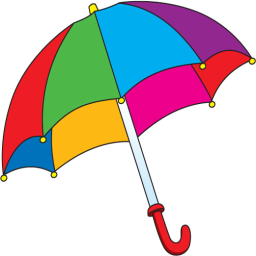
%> input picture lab9/umbrealla.png, 256 x 256 px
$ octave zad2.m   (GNU Octave 9; MATLAB toolbox functions it lacks are replaced by stand-ins)
%> lines starting %> are read from the running program, lines starting %| are printed output that depends on the picture; in (x1, y1, x2, y2) boxes, pixels count from 0 and x2, y2 are one past the last pixel; in counts of white or black regions, pixels touching at a corner belong together; the program's own positions count from 1
close all;
clearvars;
clc;

image = imread('umbrealla.png');
%> image is the input picture: size 256x256x3 uint8; mean R, G, B 203, 192.6, 193.8
figure();
imshow(image);

image = double(rgb2hsv(image));
%> image: size 256x256x3 double; mean H, S, V 0.268, 0.343, 0.916
imageH = image(:,:,1);
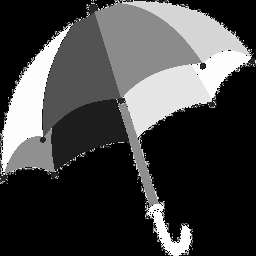
%> imageH: size 256x256 double; min 0, max 0.999, mean 0.268
[Y, X] = size(imageH);
%> Y = 256; X = 256

%%
global sTh window_min_size segRes MRes index;
sTh = 0.05;
window_min_size = 4;
segRes = zeros(Y,X);
MRes = zeros(Y,X);
index = 0;


%%
split(imageH,1,1,Y,X);
%> in split, `meanH = mean(part(:));`: meanH = 0.268
%> in split, `stdH = std(part(:));`: stdH = 0.36
%> call 2 of split, with y1 = 1, x1 = 1, y2 = 128, x2 = 128
%> in split (call 2), `part = I(y1:y2,x1:x2);`:
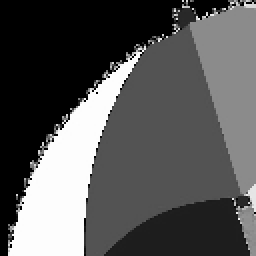
%> part: size 128x128 double (shown 2 times larger); min 0, max 0.998, mean 0.342
%> in split (call 2), `meanH = mean(part(:));`: meanH = 0.342
%> in split (call 2), `stdH = std(part(:));`: stdH = 0.332
%> in split (call 4), `part = I(y1:y2,x1:x2);`: part: size 32x32 double; every value is 0
%> in split (call 4), `segRes(y1:y2,x1:x2) = index;`: segRes: size 256x256 double; every value is 0
%> in split (call 8), `segRes(y1:y2,x1:x2) = index;`: segRes: size 256x256 double; min 0, max 3, mean 0.0247
%> in split (call 10), `segRes(y1:y2,x1:x2) = index;`: segRes: size 256x256 double; min 0, max 4, mean 0.0286
%> in split (call 11), `segRes(y1:y2,x1:x2) = index;`: segRes: size 256x256 double; min 0, max 5, mean 0.0336
%> in split (call 13), `segRes(y1:y2,x1:x2) = index;`: segRes: size 256x256 double; min 0, max 6, mean 0.035
%> in split (call 14), `segRes(y1:y2,x1:x2) = index;`: segRes: size 256x256 double; min 0, max 7, mean 0.0368
%> in split (call 15), `segRes(y1:y2,x1:x2) = index;`: segRes: size 256x256 double; min 0, max 8, mean 0.0388
%> in split (call 16), `part = I(y1:y2,x1:x2);`: part = [0 0 0 0; 0 0 0 0; 0 0 0 0; 0 0 0 0.5]
%> in split (call 16), `meanH = mean(part(:));`: meanH = 0.0312
%> in split (call 16), `stdH = std(part(:));`: stdH = 0.125
%> in split (call 16), `segRes(y1:y2,x1:x2) = index;`: segRes: size 256x256 double; min 0, max 9, mean 0.041
%> in split (call 16), `MRes(y1:y2,x1:x2) = meanH;`:
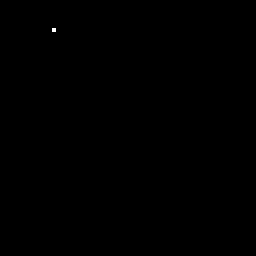
%> MRes: size 256x256 double; values 0 (black) and 0.0312 (white), 0.02% white; 1 white region (1 under 20 px)
%> in split (call 18), `segRes(y1:y2,x1:x2) = index;`: segRes: size 256x256 double; min 0, max 10, mean 0.0434
%> in split (call 19), `segRes(y1:y2,x1:x2) = index;`: segRes: size 256x256 double; min 0, max 11, mean 0.0461
%> in split (call 19), `MRes(y1:y2,x1:x2) = meanH;`: MRes: size 256x256 double; 0.03% of pixels changed, all inside (x1, y1, x2, y2) = (59, 24, 64, 28)
%> in split (call 20), `segRes(y1:y2,x1:x2) = index;`: segRes: size 256x256 double; min 0, max 12, mean 0.0491
%> in split (call 20), `MRes(y1:y2,x1:x2) = meanH;`: MRes: size 256x256 double; min 0, max 0.12, mean 5.47e-05
%> in split (call 21), `segRes(y1:y2,x1:x2) = index;`: segRes: size 256x256 double; min 0, max 13, mean 0.0522
%> in split (call 21), `MRes(y1:y2,x1:x2) = meanH;`: MRes: size 256x256 double; min 0, max 0.247, mean 0.000115
%> in split (call 23), `segRes(y1:y2,x1:x2) = index;`: segRes: size 256x256 double; min 0, max 14, mean 0.107
%> in split (call 24), `segRes(y1:y2,x1:x2) = index;`: segRes: size 256x256 double; min 0, max 15, mean 0.166
%> in split (call 25), `segRes(y1:y2,x1:x2) = index;`: segRes: size 256x256 double; min 0, max 16, mean 0.228
%> in split (call 27), `segRes(y1:y2,x1:x2) = index;`: segRes: size 256x256 double; min 0, max 17, mean 0.245
%> in split (call 28), `segRes(y1:y2,x1:x2) = index;`: segRes: size 256x256 double; min 0, max 18, mean 0.263
%> in split (call 29), `segRes(y1:y2,x1:x2) = index;`: segRes: size 256x256 double; min 0, max 19, mean 0.281
%> in split (call 31), `segRes(y1:y2,x1:x2) = index;`: segRes: size 256x256 double; min 0, max 20, mean 0.286
%> in split (call 32), `segRes(y1:y2,x1:x2) = index;`: segRes: size 256x256 double; min 0, max 21, mean 0.3
%> in split (call 32), `MRes(y1:y2,x1:x2) = meanH;`: MRes: size 256x256 double; min 0, max 0.247, mean 0.000133
%> in split (call 33), `segRes(y1:y2,x1:x2) = index;`: segRes: size 256x256 double; min 0, max 22, mean 0.3
%> in split (call 33), `MRes(y1:y2,x1:x2) = meanH;`: MRes: size 256x256 double; min 0, max 0.247, mean 0.00014
%> in split (call 34), `segRes(y1:y2,x1:x2) = index;`: segRes: size 256x256 double; min 0, max 23, mean 0.3
%> in split (call 34), `MRes(y1:y2,x1:x2) = meanH;`: MRes: size 256x256 double; min 0, max 0.247, mean 0.000192
%> in split (call 35), `part = I(y1:y2,x1:x2);`:
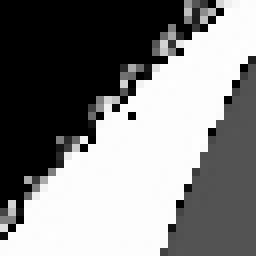
%> part: size 32x32 double (shown 8 times larger); min 0, max 0.998, mean 0.507
%> in split (call 35), `meanH = mean(part(:));`: meanH = 0.507
%> in split (call 35), `stdH = std(part(:));`: stdH = 0.448
%> in split (call 37), `part = I(y1:y2,x1:x2);`: part = [0 0 0 0 0 0 0 0; 0 0 0 0 0 0 0 0; 0 0 0 0 0 0 0 0; 0 0 0 0 0 0 0 0; 0 0 0 0 0 0 0 0; 0 0 0 0 0 0 0 0; 0 0 0 0 0 0 0 0; 0 0 0 0 0 0 0 0]
%> in split (call 37), `meanH = mean(part(:));`: meanH = 0
%> in split (call 37), `segRes(y1:y2,x1:x2) = index;`:
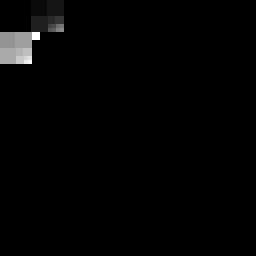
%> segRes: size 256x256 double; min 0, max 24, mean 0.3; drawn with min black and max white
%> in split (call 38), `segRes(y1:y2,x1:x2) = index;`: segRes: size 256x256 double; 0.11% of pixels changed, all inside (x1, y1, x2, y2) = (39, 32, 48, 40)
%> in split (call 39), `segRes(y1:y2,x1:x2) = index;`:
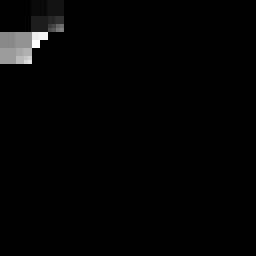
%> segRes: size 256x256 double; min 0, max 26, mean 0.4; drawn with min black and max white

i = 0;

while i < index
    IB = segRes == i;
    if sum(IB(:)) == 0
       i = i + 1;
       continue;
    end
    [yF, xF] = find(IB,1,'first');
    dilate = imdilate(IB,strel('square',3));
    diff = imabsdiff(dilate,IB);
    mult = diff.* segRes;
    nonZeros = nonzeros(mult);
    uniques = unique(nonZeros);
    joined = 0;
    for k = 1:numel(uniques)
        IBS = segRes == uniques(k);
        [yFS, xFS] = find(IBS,1,'first');
        color_difference = abs(MRes(yF,xF) - MRes(yFS, xFS));
        if color_difference < (5/255)
            segRes(IBS) = i;
            joined = 1;
        end
    end
    if joined == 0
        i = i+1;
    end
end
%> this loop made 1432 passes
%> (yF, xF, uniques) on passes 2, 25, 26: (1, 1, [2; 4; 6; 8; 16; 17; 18; 24; 25; 26; 31; 47]), (29, 61, [11; 12; 36; 98; 100; 150]), (29, 61, [11; 12; 36; 92; 99; 100; 150])
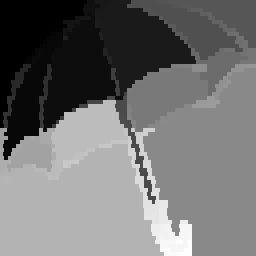
%> segRes: size 256x256 double; min 0, max 1229, mean 545.1; drawn with min black and max white
%> after the loop, i = 1231

U = unique(segRes);
%> U = 519 values from 0 to 1229
for i = 1:numel(U)
    c = segRes == U(i);
    if sum(c) < 10
        segRes(c) = 0;
    end
end

U = unique(segRes);
%> U = 17 values from 0 to 1188
for i = 1:numel(U)
    c = segRes == U(i);
    segRes(c) = i;
end
%> this loop made 17 passes


figure();
imshow(label2rgb(segRes));


function split(I,y1,x1,y2,x2)
    global sTh window_min_size segRes MRes index;

    part = I(y1:y2,x1:x2);
    meanH = mean(part(:));
    stdH = std(part(:));

    if (y2-y1 <= window_min_size) || (x2-x1 <= window_min_size) || (stdH < sTh)
        segRes(y1:y2,x1:x2) = index;
        index = index + 1;
        MRes(y1:y2,x1:x2) = meanH;
    else
        polowaX = x1 + floor((x2-x1) / 2);
        polowaY = y1 + floor((y2-y1) / 2);
        split(I,y1,x1,polowaY,polowaX);
        split(I,y1,polowaX,polowaY,x2);
        split(I,polowaY+1,x1,y2,polowaX);
        split(I,polowaY+1,polowaX+1,y2,x2);
    end
end
